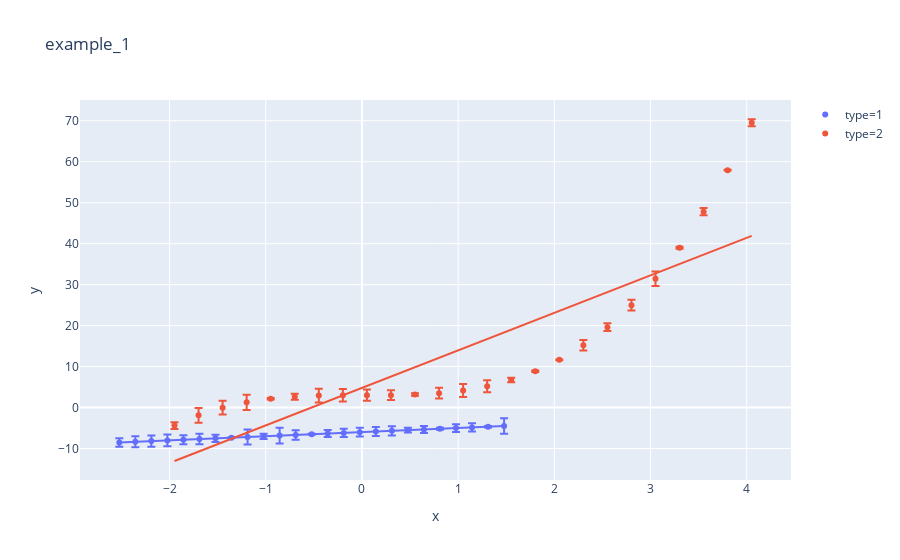

This figure's notebook cell:
### Markdown cell above
### Plotly Express

### Code cell
fig = px.scatter(df,x='x', y='y', color='type',error_y='err', title = 'example_1', trendline = 'ols', color_continuous_scale='Bluered_r')

fig.show()
# results = px.get_trendline_results(fig)
# print(results)

### Figure 1 — Plotly figure (JSON) as saved in the notebook; plotly's stock layout.template omitted (floating-point values rounded to 4 significant figures)
{"data": [{"error_y": {"array": [1.054, 1.333, 1.356, 1.434, 1.109, 1.269, 0.8771, 0.07518, 1.824, 0.6314, 1.897, 1.169, 0.1487, 0.8564, 0.9877, 1.058, 1.089, 1.112, 0.5835, 0.8649, 0.2362, 0.9274, 1.006, 0.1701, 1.896]}, "hoverlabel": {"namelength": 0}, "hovertemplate": "type=1<br>x=%{x}<br>y=%{y}", "legendgroup": "type=1", "marker": {"color": "#636efa", "symbol": "circle"}, "mode": "markers", "name": "type=1", "showlegend": true, "type": "scatter", "x": [-2.522, -2.356, -2.189, -2.022, -1.856, -1.689, -1.522, -1.356, -1.189, -1.022, -0.8556, -0.6889, -0.5222, -0.3556, -0.1889, -0.02222, 0.1444, 0.3111, 0.4778, 0.6444, 0.8111, 0.9778, 1.144, 1.311, 1.478], "xaxis": "x", "y": [-8.522, -8.356, -8.189, -8.022, -7.856, -7.689, -7.522, -7.356, -7.189, -7.022, -6.856, -6.689, -6.522, -6.356, -6.189, -6.022, -5.856, -5.689, -5.522, -5.356, -5.189, -5.022, -4.856, -4.689, -4.522], "yaxis": "y"}, {"hoverlabel": {"namelength": 0}, "hovertemplate": "<b>OLS trendline</b><br>y = 1.000000 * x + -6.000000<br>R<sup>2</sup>=1.000000<br><br>type=1<br>x=%{x}<br>y=%{y} <b>(trend)</b>", "legendgroup": "type=1", "marker": {"color": "#636efa", "symbol": "circle"}, "mode": "lines", "name": "type=1", "showlegend": false, "type": "scatter", "x": [-2.522, -2.356, -2.189, -2.022, -1.856, -1.689, -1.522, -1.356, -1.189, -1.022, -0.8556, -0.6889, -0.5222, -0.3556, -0.1889, -0.02222, 0.1444, 0.3111, 0.4778, 0.6444, 0.8111, 0.9778, 1.144, 1.311, 1.478], "xaxis": "x", "y": [-8.522, -8.356, -8.189, -8.022, -7.856, -7.689, -7.522, -7.356, -7.189, -7.022, -6.856, -6.689, -6.522, -6.356, -6.189, -6.022, -5.856, -5.689, -5.522, -5.356, -5.189, -5.022, -4.856, -4.689, -4.522], "yaxis": "y"}, {"error_y": {"array": [0.8205, 1.815, 1.668, 1.869, 0.1961, 0.7331, 1.69, 1.528, 1.373, 1.174, 0.313, 1.324, 1.588, 1.447, 0.5442, 0.1639, 0.07656, 1.265, 0.9408, 1.317, 1.756, 0.2392, 0.8922, 0.07051, 0.8782]}, "hoverlabel": {"namelength": 0}, "hovertemplate": "type=2<br>x=%{x}<br>y=%{y}", "legendgroup": "type=2", "marker": {"color": "#EF553B", "symbol": "circle"}, "mode": "markers", "name": "type=2", "showlegend": true, "type": "scatter", "x": [-1.948, -1.698, -1.448, -1.198, -0.9482, -0.6982, -0.4482, -0.1982, 0.05175, 0.3018, 0.5518, 0.8018, 1.052, 1.302, 1.552, 1.802, 2.052, 2.302, 2.552, 2.802, 3.052, 3.302, 3.552, 3.802, 4.052], "xaxis": "x", "y": [-4.395, -1.898, -0.03759, 1.28, 2.147, 2.66, 2.91, 2.992, 3.0, 3.027, 3.168, 3.515, 4.163, 5.206, 6.737, 8.849, 11.64, 15.19, 19.62, 24.99, 31.42, 38.99, 47.81, 57.95, 69.52], "yaxis": "y"}, {"hoverlabel": {"namelength": 0}, "hovertemplate": "<b>OLS trendline</b><br>y = 9.156045 * x + 4.788122<br>R<sup>2</sup>=0.722716<br><br>type=2<br>x=%{x}<br>y=%{y} <b>(trend)</b>", "legendgroup": "type=2", "marker": {"color": "#EF553B", "symbol": "circle"}, "mode": "lines", "name": "type=2", "showlegend": false, "type": "scatter", "x": [-1.948, -1.698, -1.448, -1.198, -0.9482, -0.6982, -0.4482, -0.1982, 0.05175, 0.3018, 0.5518, 0.8018, 1.052, 1.302, 1.552, 1.802, 2.052, 2.302, 2.552, 2.802, 3.052, 3.302, 3.552, 3.802, 4.052], "xaxis": "x", "y": [-13.05, -10.76, -8.472, -6.183, -3.894, -1.605, 0.6839, 2.973, 5.262, 7.551, 9.84, 12.13, 14.42, 16.71, 19.0, 21.29, 23.57, 25.86, 28.15, 30.44, 32.73, 35.02, 37.31, 39.6, 41.89], "yaxis": "y"}], "layout": {"legend": {"tracegroupgap": 0}, "title": {"text": "example_1"}, "xaxis": {"anchor": "y", "domain": [0, 1], "title": {"text": "x"}}, "yaxis": {"anchor": "x", "domain": [0, 1], "title": {"text": "y"}}}}
